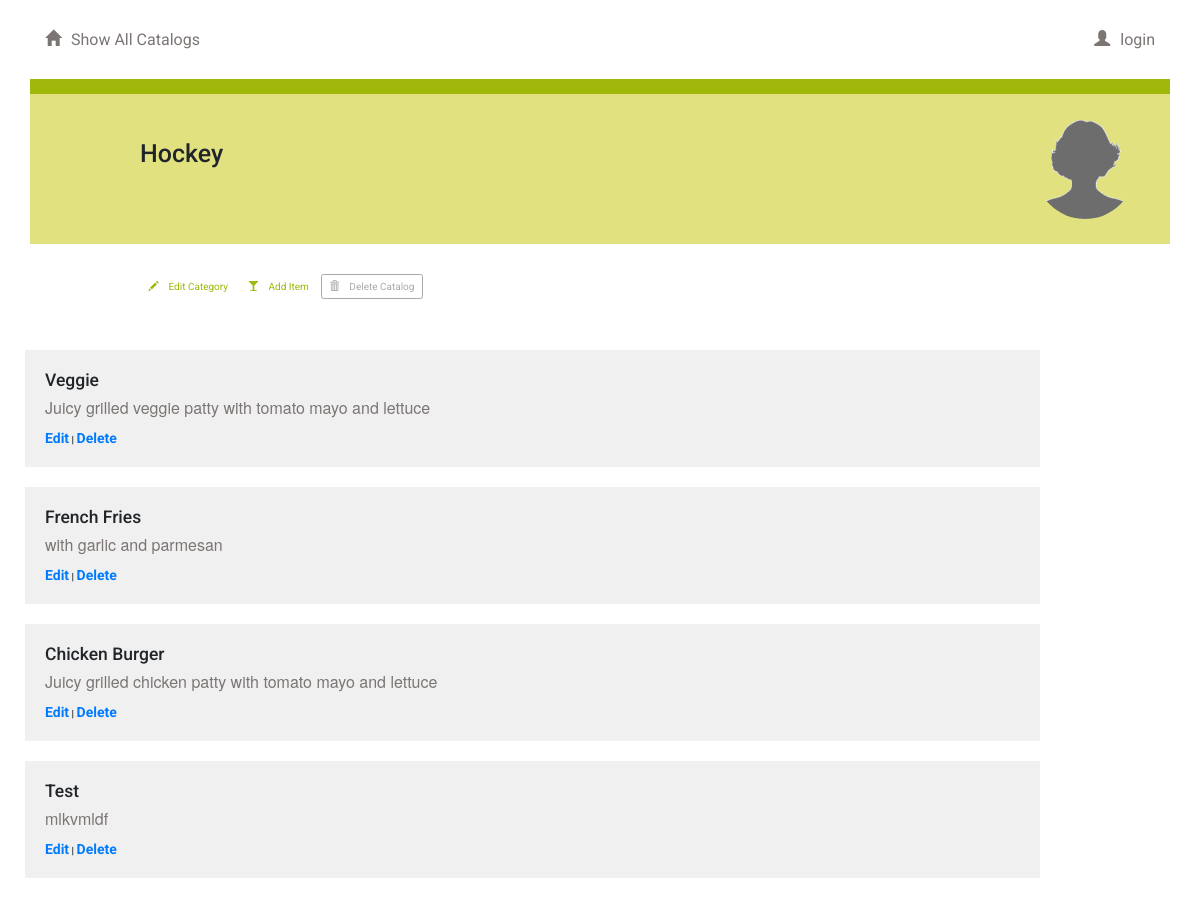
/catalog/9/item/, run on the app's committed database.
### database_setup.py (models this page shows, shortened)
class Category(Base):
    __tablename__ = 'category'
    id = Column(Integer, primary_key=True)
    name = Column(String(250), nullable=False)
    user_id = Column(Integer, ForeignKey('user.id'))
    user = relationship(User)

class Item(Base):
    __tablename__ = 'menu_item'
    name = Column(String(80), nullable=False)
    id = Column(Integer, primary_key=True)
    description = Column(String(250))
    category_id = Column(Integer, ForeignKey('category.id'))
    category = relationship(Category)
    user_id = Column(Integer, ForeignKey('user.id'))
    user = relationship(User)

### catalog.py (the view)
@app.route('/catalog/<int:category_id>/')
@app.route('/catalog/<int:category_id>/item/')
def showcatalog(category_id):
    category = session.query(Category).filter_by(id=category_id).one()
    items = session.query(Item).filter_by(
        category_id=category_id).all()
    return render_template('showcatalog.html', items=items, category=category)

### templates/showcatalog.html (shortened to what this page needs)
{% extends "main.html" %}
{% block content %}
{% include "header.html" %}
	<div class="row divider green">
		<div class="col-md-12"></div>
	</div>
	<div class="row banner menu">
		<div class="col-md-11 col-md-offset-1 padding-none">
			<h1>{{ category.name }}
			<figure class="creator">
				<img src="{{ url_for('static', filename='blank_user.gif') }}">
			</figure>
			</h1>
		</div>
	</div>
	<div class="row padding-top padding-bottom">
		<div class="col-md-1"></div>
		<div class="col-md-11 padding-none">
			<a href="{{url_for('editCatalog', category_id = category.id )}}">
				<button class="btn btn-default" id="new-menu-item">
					<span class="glyphicon glyphicon-pencil" aria-hidden="true"></span>Edit Category
				</button>
			</a>
			<a href="{{url_for('newItem', category_id = category.id )}}">
				<button class="btn btn-default" id="new-menu-item">
					<span class="glyphicon glyphicon-glass" aria-hidden="true"></span>Add Item
				</button>
			</a>
						<a href="{{url_for('deleteCatalog', category_id = category.id )}}">
				<button class="btn btn-default delete" id="delete-restaurant">
					<span class="glyphicon glyphicon-trash" aria-hidden="true"></span>Delete Catalog
				</button>
			</a>
		</div>
		<div class="col-md-7"></div>
	</div>
	{% if items !=[] %}
		<div class="row">
			<div class="col-md">
					{% for i in items %}
							<div class="menu-item">
								<h3>{{i.name}}</h3>
								<p>{{i.description}}</p>
								<a href='{{url_for('editItem', category_id = category.id, item_id=i.id ) }}'>Edit</a> |
								<a href='{{url_for('deleteItem', category_id = category.id, item_id=i.id ) }}'>Delete</a>
							</div>
					{% endfor %}
			</div>
			<div class="col-md-1"></div>
		</div>
	{% endif %}
{% endblock %}

### static/styles.css (style rules this page uses)
* { font-family: "Helvetica Neue Bold", Roboto, Helvetica, Arial, sans-serif; font-weight: 700; }
h1 { font-family: "Helvetica Neue Light", Roboto, Helvetica, Arial, sans-serif; font-size: 50px; color: #51453B; line-height: 60px; font-weight: 300; }
h3 { font-size: 18px; color: #4A4A4A; line-height: 23px; }
p { font-family: "Helvetica Neue", Roboto, Helvetica, Arial, sans-serif; font-size: 16px; color: #7B7573; line-height: 24px; font-weight: 400; }
a { font-size: 14px; color: #0093B9; line-height: 17px; }
.padding-top { padding-top: 30px; }
.padding-bottom { padding-bottom: 30px; }
.padding-none { padding: 0; }
.btn { padding: 20px; margin: 0; border-color: #9FB80A; border-width: 2px; color: #9FB80A;; }
.btn.delete { border-color: #aaaaaa; color: #aaaaaa; }
.glyphicon { margin-right: 10px; }
.divider { height: 15px; }
.divider.green { background-color: #9FB80A; }
.banner.menu { height: 150px; background-color: #E1E17F; }
.banner h1 { margin: 45px 0; }
.menu-item { background: #F0F0F0; padding: 20px; margin: 20px; margin-left: -20px; }
.creator { padding-right: 20px; margin-top: -20px; text-align: right; float:right; }
.creator img { width: 100px; border-radius: 50%; }

### data on the page
Category: name "Hockey"
Item: name "Veggie", description "Juicy grilled veggie patty with tomato mayo and lettuce"
Item: name "French Fries", description "with garlic and parmesan"
Item: name "Chicken Burger", description "Juicy grilled chicken patty with tomato mayo and lettuce"
Item: name "Test", description "mlkvmldf"
